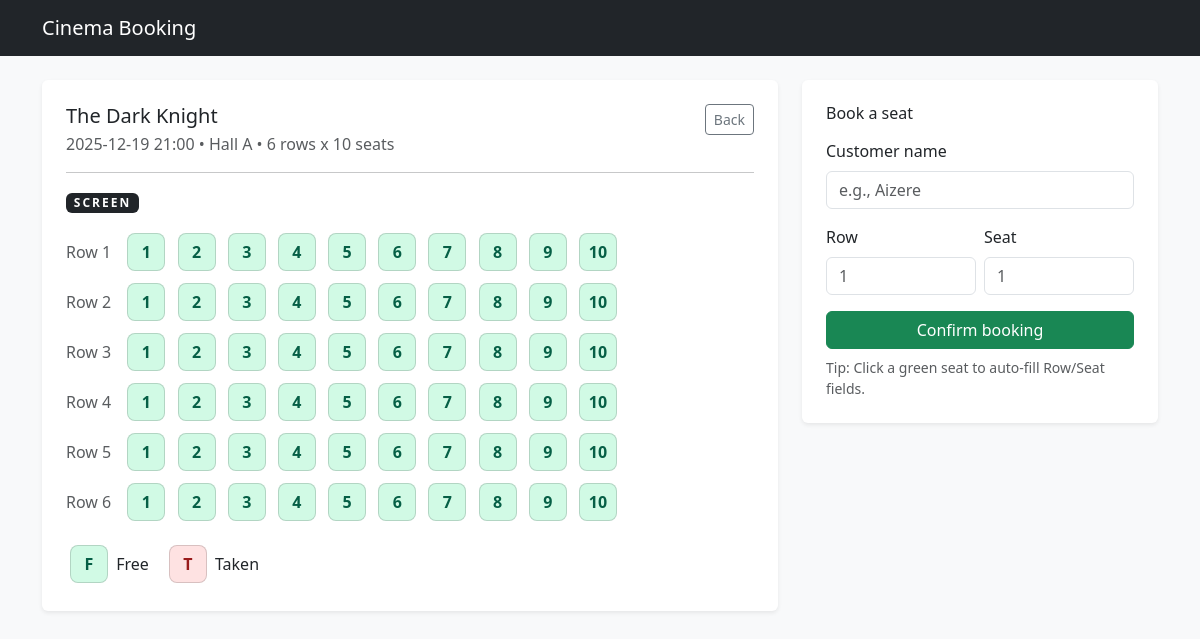
Screenshot of /screenings/4 with the database file from the repository.
### app/models.py (models this page shows)
class Film(db.Model):
    __tablename__ = "films"
    id = db.Column(db.Integer, primary_key=True)
    title = db.Column(db.String(200), nullable=False)
    duration_min = db.Column(db.Integer, nullable=False)
    age_rating = db.Column(db.String(10), nullable=False)  # e.g., "PG-13"
    description = db.Column(db.Text, nullable=True)
    screenings = db.relationship("Screening", backref="film", lazy=True)

class Screening(db.Model):
    __tablename__ = "screenings"
    id = db.Column(db.Integer, primary_key=True)
    film_id = db.Column(db.Integer, db.ForeignKey("films.id"), nullable=False)
    hall_id = db.Column(db.Integer, db.ForeignKey("halls.id"), nullable=False)
    start_time = db.Column(db.DateTime, nullable=False)
    bookings = db.relationship("Booking", backref="screening", lazy=True, cascade="all, delete-orphan")

class Hall(db.Model):
    __tablename__ = "halls"
    id = db.Column(db.Integer, primary_key=True)
    name = db.Column(db.String(50), nullable=False, unique=True)
    rows = db.Column(db.Integer, nullable=False)
    seats_per_row = db.Column(db.Integer, nullable=False)
    screenings = db.relationship("Screening", backref="hall", lazy=True)

### app/routes.py (the view, shortened to what this page needs)
@main_bp.route("/screenings/<int:screening_id>", methods=["GET", "POST"])
def screening_detail(screening_id):
    screening = Screening.query.get_or_404(screening_id)
    hall = screening.hall
    bookings = Booking.query.filter_by(screening_id=screening.id).all()
    occupied = {(b.row_number, b.seat_number): b for b in bookings}
    return render_template(
        "screening.html",
        screening=screening,
        hall=hall,
        occupied=occupied
    )

### app/templates/screening.html
{% extends "base.html" %}
{% block content %}
  <div class="row g-4">
    <div class="col-lg-8">
      <div class="p-4 bg-white rounded shadow-sm">
        <div class="d-flex justify-content-between align-items-start">
          <div>
            <h1 class="h5 mb-1">{{ screening.film.title }}</h1>
            <div class="text-muted">
              {{ screening.start_time.strftime("%Y-%m-%d %H:%M") }} • {{ hall.name }} •
              {{ hall.rows }} rows x {{ hall.seats_per_row }} seats
            </div>
          </div>
          <a class="btn btn-sm btn-outline-secondary" href="{{ url_for('main.index') }}">Back</a>
        </div>
        <hr />
        <div class="mb-3">
          <span class="badge text-bg-dark screen-badge">SCREEN</span>
        </div>
        <div class="mb-3">
          {% for r in range(1, hall.rows + 1) %}
            <div class="mb-1">
              <span class="text-muted me-2">Row {{ r }}</span>
              {% for s in range(1, hall.seats_per_row + 1) %}
                {% if (r, s) in occupied %}
                  <span class="seat seat-taken" title="Taken">{{ s }}</span>
                {% else %}
                  <a
                    href="javascript:void(0)"
                    class="seat seat-free"
                    onclick="selectSeat({{ r }}, {{ s }})"
                    title="Free - click to select"
                  >{{ s }}</a>
                {% endif %}
              {% endfor %}
            </div>
          {% endfor %}
        </div>
        <div class="d-flex gap-3">
          <div><span class="seat seat-free">F</span> Free</div>
          <div><span class="seat seat-taken">T</span> Taken</div>
        </div>
      </div>
    </div>
    <div class="col-lg-4">
      <div class="p-4 bg-white rounded shadow-sm">
        <h2 class="h6 mb-3">Book a seat</h2>
        <form method="POST">
          <div class="mb-3">
            <label class="form-label">Customer name</label>
            <input class="form-control" name="customer_name" placeholder="e.g., Aizere" required />
          </div>
          <div class="row g-2 mb-3">
            <div class="col">
              <label class="form-label">Row</label>
              <input id="row_number" class="form-control" name="row_number" placeholder="1" required />
            </div>
            <div class="col">
              <label class="form-label">Seat</label>
              <input id="seat_number" class="form-control" name="seat_number" placeholder="1" required />
            </div>
          </div>
          <button class="btn btn-success w-100" type="submit">Confirm booking</button>
          <p class="text-muted small mt-2 mb-0">
            Tip: Click a green seat to auto-fill Row/Seat fields.
          </p>
        </form>
      </div>
    </div>
  </div>
{% endblock %}

### app/templates/base.html (style rules this page uses)
.seat { width: 38px; height: 38px; display: inline-flex; align-items: center; justify-content: center; margin: 4px; border-radius: 8px; font-weight: 600; text-decoration: none; border: 1px solid rgba(0,0,0,0.15); }
.seat-free { background: #d1fae5; color: #065f46; }
.seat-taken { background: #fee2e2; color: #991b1b; cursor: not-allowed; }
.screen-badge { letter-spacing: 2px; }

### rows the page displays
Film: film "The Dark Knight"
Screening: start_time "2025-12-19 21:00"
Hall: name "Hall A", rows "6", seats_per_row "10"

### other values shown
{{ r }} "1" "2" "3" "4" "5" "6"
{{ s }} "1" "2" "3" "4" "5" "6" "7" "8" "9" "10" "1" "2" "3" "4" "5" "6" "7" "8" "9" "10" "1" "2" "3" "4" "5" "6" "7" "8" "9" "10" "1" "2" "3" "4" "5" "6" "7" "8" "9" "10" "1" "2" "3" "4" "5" "6" "7" "8" "9" "10" "1" "2" "3" "4" "5" "6" "7" "8" "9" "10"
